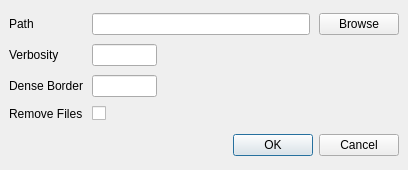
<?xml version="1.0" encoding="UTF-8"?>
<ui version="4.0">
 <class>quantyPreferencesDialog</class>
 <widget class="QDialog" name="quantyPreferencesDialog">
  <property name="windowModality">
   <enum>Qt::ApplicationModal</enum>
  </property>
  <property name="geometry">
   <rect>
    <x>0</x>
    <y>0</y>
    <width>408</width>
    <height>170</height>
   </rect>
  </property>
  <property name="minimumSize">
   <size>
    <width>0</width>
    <height>170</height>
   </size>
  </property>
  <property name="maximumSize">
   <size>
    <width>16777215</width>
    <height>170</height>
   </size>
  </property>
  <property name="windowTitle">
   <string>Preferences</string>
  </property>
  <property name="modal">
   <bool>true</bool>
  </property>
  <layout class="QVBoxLayout" name="verticalLayout">
   <property name="spacing">
    <number>9</number>
   </property>
   <property name="leftMargin">
    <number>9</number>
   </property>
   <property name="topMargin">
    <number>9</number>
   </property>
   <property name="rightMargin">
    <number>9</number>
   </property>
   <property name="bottomMargin">
    <number>9</number>
   </property>
   <item>
    <layout class="QGridLayout" name="gridLayout">
     <item row="3" column="0">
      <widget class="QLabel" name="removeFileLabel">
       <property name="minimumSize">
        <size>
         <width>22</width>
         <height>0</height>
        </size>
       </property>
       <property name="text">
        <string>Remove Files</string>
       </property>
      </widget>
     </item>
     <item row="3" column="1">
      <widget class="QCheckBox" name="removeFilesCheckBox">
       <property name="text">
        <string/>
       </property>
      </widget>
     </item>
     <item row="1" column="0">
      <widget class="QLabel" name="verbosityLabel">
       <property name="text">
        <string>Verbosity</string>
       </property>
      </widget>
     </item>
     <item row="0" column="2">
      <widget class="QPushButton" name="pathBrowsePushButton">
       <property name="text">
        <string>Browse</string>
       </property>
       <property name="autoDefault">
        <bool>false</bool>
       </property>
      </widget>
     </item>
     <item row="0" column="1">
      <widget class="QLineEdit" name="pathLineEdit">
       <property name="toolTip">
        <string>Path to the Quanty executable.</string>
       </property>
       <property name="cursorPosition">
        <number>0</number>
       </property>
       <property name="readOnly">
        <bool>true</bool>
       </property>
      </widget>
     </item>
     <item row="0" column="0">
      <widget class="QLabel" name="pathLabel">
       <property name="text">
        <string>Path</string>
       </property>
      </widget>
     </item>
     <item row="2" column="0">
      <widget class="QLabel" name="denseBorderLabel">
       <property name="text">
        <string>Dense Border</string>
       </property>
      </widget>
     </item>
     <item row="2" column="1">
      <widget class="QLineEdit" name="denseBorderLineEdit">
       <property name="sizePolicy">
        <sizepolicy hsizetype="Fixed" vsizetype="Fixed">
         <horstretch>0</horstretch>
         <verstretch>0</verstretch>
        </sizepolicy>
       </property>
       <property name="minimumSize">
        <size>
         <width>65</width>
         <height>22</height>
        </size>
       </property>
       <property name="maximumSize">
        <size>
         <width>65</width>
         <height>22</height>
        </size>
       </property>
       <property name="alignment">
        <set>Qt::AlignRight|Qt::AlignTrailing|Qt::AlignVCenter</set>
       </property>
      </widget>
     </item>
     <item row="1" column="1">
      <widget class="QLineEdit" name="verbosityLineEdit">
       <property name="sizePolicy">
        <sizepolicy hsizetype="Fixed" vsizetype="Fixed">
         <horstretch>0</horstretch>
         <verstretch>0</verstretch>
        </sizepolicy>
       </property>
       <property name="minimumSize">
        <size>
         <width>65</width>
         <height>22</height>
        </size>
       </property>
       <property name="maximumSize">
        <size>
         <width>65</width>
         <height>22</height>
        </size>
       </property>
       <property name="toolTip">
        <string>Verbosity of the Quanty calculation. Acceptable values in increasing verbosity: 0x0000, 0x00FF, 0xFFFF.</string>
       </property>
       <property name="alignment">
        <set>Qt::AlignRight|Qt::AlignTrailing|Qt::AlignVCenter</set>
       </property>
      </widget>
     </item>
    </layout>
   </item>
   <item>
    <widget class="QDialogButtonBox" name="buttonBox">
     <property name="standardButtons">
      <set>QDialogButtonBox::Cancel|QDialogButtonBox::Ok</set>
     </property>
    </widget>
   </item>
  </layout>
 </widget>
 <tabstops>
  <tabstop>pathLineEdit</tabstop>
  <tabstop>pathBrowsePushButton</tabstop>
  <tabstop>verbosityLineEdit</tabstop>
  <tabstop>denseBorderLineEdit</tabstop>
 </tabstops>
 <resources/>
 <connections/>
</ui>
